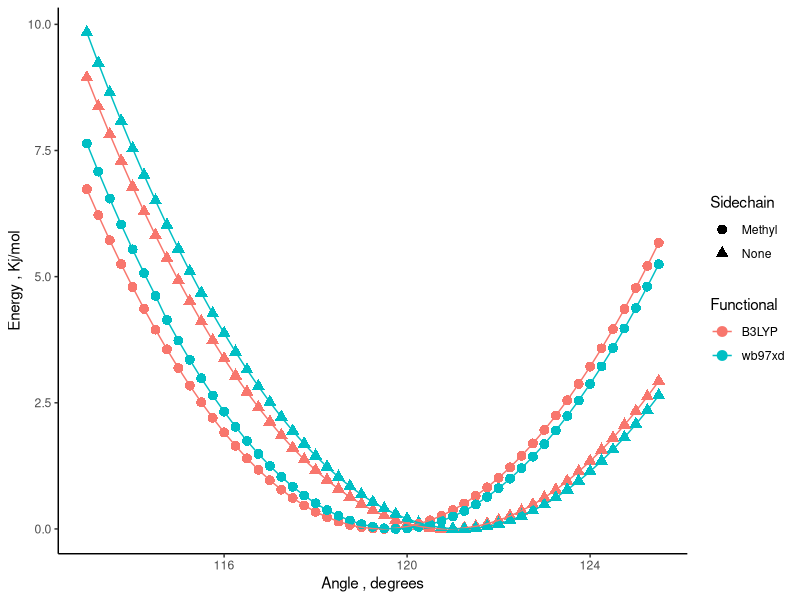

Write the R code that produced this figure.
library("tidyverse")

b3lyp_no_methyl <- read.table("b3lyp_no_methyl_hd.txt") %>%
	rename(Angle=V1, Energy=V2) %>%
	mutate(Functional="B3LYP") %>%
	mutate(Sidechain="None") %>%
	mutate(Energy= Energy*27211.4/10.36) %>%
	mutate(Energy = Energy - min(Energy)) %>%
	arrange(Angle)

xb97xdp_no_methyl <- read.table("wb97xd_no_methyl_hd.txt") %>%
	rename(Angle=V1, Energy=V2) %>%
	mutate(Functional="wb97xd") %>%
	mutate(Sidechain="None") %>%
	mutate(Energy= Energy*27211.4/10.36) %>%
	mutate(Energy = Energy - min(Energy)) %>%
	arrange(Angle)

b3lyp_with_methyl <- read.table("b3lyp_with_methyl_hd.txt") %>%
	rename(Angle=V1, Energy=V2) %>%
	mutate(Functional="B3LYP") %>%
	mutate(Sidechain="Methyl") %>%
	mutate(Energy= Energy*27211.4/10.36) %>%
	mutate(Energy = Energy - min(Energy)) %>%
	arrange(Angle)

wb97xd_with_methyl <- read.table("wb97xd_with_methyl_hd.txt") %>%
	rename(Angle=V1, Energy=V2) %>%
	mutate(Functional="wb97xd") %>%
	mutate(Sidechain="Methyl") %>%
	mutate(Energy= Energy*27211.4/10.36) %>%
	mutate(Energy = Energy - min(Energy)) %>%
	arrange(Angle)

data <- bind_rows(b3lyp_no_methyl, xb97xdp_no_methyl, b3lyp_with_methyl, wb97xd_with_methyl) %>%
	ggplot(aes(x=Angle,y=Energy, color=Functional, shape=Sidechain, group=interaction(Functional,Sidechain))) +
		geom_point(size=3) +
		geom_line() +
		labs(x="Angle , degrees", y="Energy , Kj/mol") + 
		theme_classic() 
	ggsave("CCO_angle_scans.pdf")
